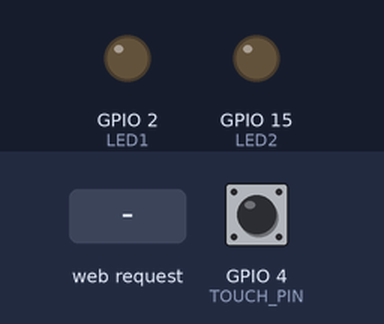
Recording of a sketch running on a simulated ESP32. Parts: output pins drawn as LEDs (lit = HIGH). Dashed ring = blinking. Inputs (shaded band) come from the test bench; at power-on: GPIO 4 (TOUCH_PIN) HIGH. WiFi joins after 1.5 s; servers stay silent unless stated; what the sketch prints to the serial monitor is not drawn.

Above: at 2.7 s.
2.8 s: HTTP request GET /arm received
At 2.86 s:
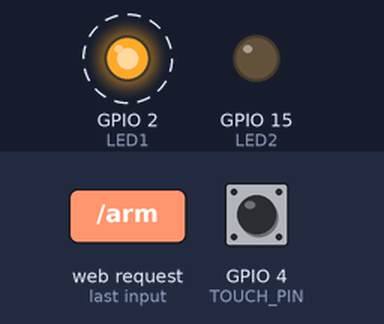
At 3.22 s:
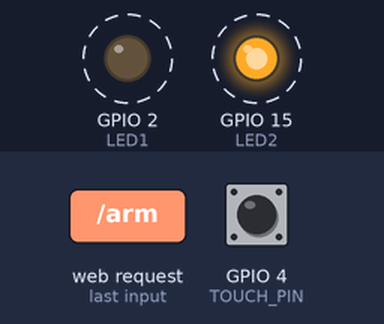
5.8 s: HTTP request GET /disarm received
At 7.2 s:
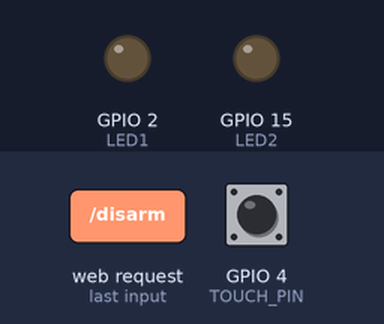
Timing chart, 0 to 8.8 s (numbered marks = the images above; inputs shaded):
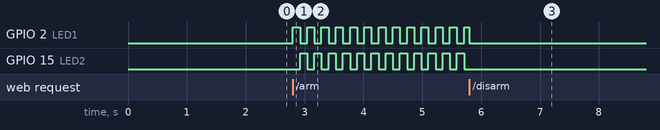

Measured:
- after the input at 2.8 s, GPIO 2 (LED1): alternates HIGH for 0.12 s and LOW for 0.12 s, starting at once; GPIO 15 (LED2): alternates HIGH for 0.12 s and LOW for 0.12 s, starting after 0.12 s
- after the input at 5.8 s, GPIO 2 (LED1): goes on until 5.8 s, then stays LOW; GPIO 15 (LED2): stops changing and stays LOW

The sketch:

ex082.ino
```cpp
#include <WiFi.h>
#include <WebServer.h>

const char* ssid = "xswl";
const char* password = "hxy060617";

const int TOUCH_PIN = 4;
const int LED1 = 2;
const int LED2 = 15;
int threshold = 400;

bool isArmed = false;
bool isAlarming = false;

unsigned long flashMillis = 0;
bool state = false;

WebServer server(80);

String makePage() {
  String s;
  if (isAlarming) s = "<span style='color:red'>🚨 报警中！</span>";
  else if (isArmed) s = "<span style='color:blue'>🛡️ 已布防</span>";
  else s = "<span style='color:gray'>⭕ 已撤防</span>";

  String html = "<!DOCTYPE html><html><head><meta charset='UTF-8'><meta http-equiv='refresh' content='2'></head><body style='text-align:center;margin-top:50px'><h1>安防报警</h1><h2>" + s + "</h2><a href='/arm'><button>布防</button></a> <a href='/disarm'><button>撤防</button></a></body></html>";
  return html;
}

void handleRoot() { server.send(200, "text/html; charset=utf-8", makePage()); }
void handleArm()  { isArmed = true;  isAlarming = false; server.sendHeader("Location", "/"); server.send(303); }
void handleDisarm(){isArmed = false; isAlarming = false; digitalWrite(LED1, LOW); digitalWrite(LED2, LOW); server.sendHeader("Location", "/"); server.send(303); }

void setup() {
  Serial.begin(115200);
  pinMode(LED1, OUTPUT);
  pinMode(LED2, OUTPUT);
  digitalWrite(LED1, LOW);
  digitalWrite(LED2, LOW);

  WiFi.begin(ssid, password);
  while (WiFi.status() != WL_CONNECTED) { delay(500); Serial.print("."); }
  Serial.println("\nIP: " + WiFi.localIP().toString());

  server.on("/", handleRoot);
  server.on("/arm", handleArm);
  server.on("/disarm", handleDisarm);
  server.begin();
}

void loop() {
  server.handleClient();

  if (!isArmed) {
    digitalWrite(LED1, LOW);
    digitalWrite(LED2, LOW);
    return;
  }

  // 布防时：两个灯都不亮（待命）
  if (isArmed && !isAlarming) {
    digitalWrite(LED1, LOW);
    digitalWrite(LED2, LOW);

    if (touchRead(TOUCH_PIN) < threshold) {
      isAlarming = true;
    }
    return;
  }


  // 报警：双灯 真 · 交替闪烁

  if (isAlarming) {
    if (millis() - flashMillis > 120) {
      flashMillis = millis();
      state = !state;

      digitalWrite(LED1,  state);
      digitalWrite(LED2, !state);  // 反向！一定交替！
    }
  }
}
```
